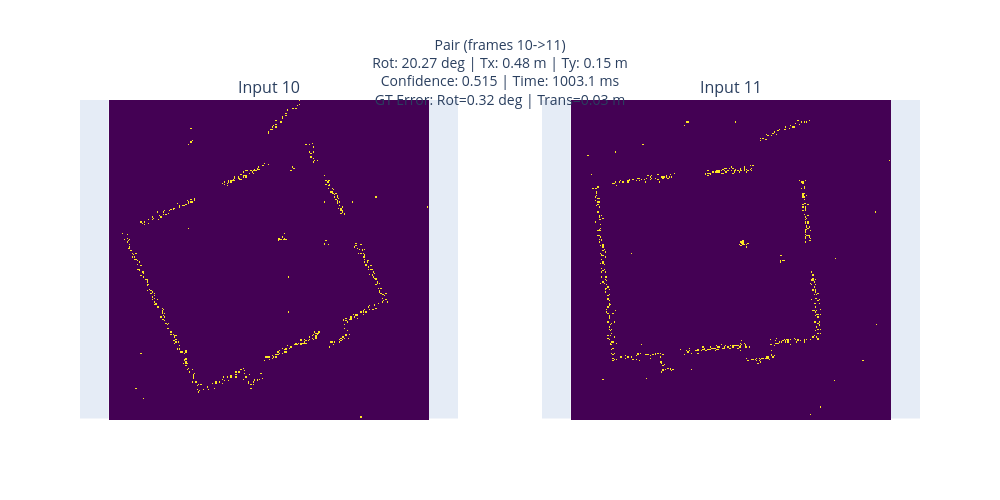

The code cell stored with this chart in its notebook:
### Code cell
if img1 is not None and img2 is not None and meta_df is not None and len(meta_df) > 0:
    title = (f"Pair (frames {frame1}->{frame2})<br>"
             f"Rot: {meta['rot_angle_deg']:.2f} deg | Tx: {meta['tx_m']:.2f} m | Ty: {meta['ty_m']:.2f} m<br>"
             f"Confidence: {meta['confidence']:.3f} | Time: {meta['time_ms']:.1f} ms<br>"
             f"GT Error: Rot={meta['gt_rot_err_deg']:.2f} deg | Trans={meta['gt_trans_err_m']:.2f} m")

    fig = make_subplots(rows=1, cols=2,
                        subplot_titles=(f"Input {frame1}", f"Input {frame2}"),
                        specs=[[{"type": "heatmap"}, {"type": "heatmap"}]],
                        horizontal_spacing=0.1)
    fig.add_trace(go.Heatmap(z=_norm(img1), colorscale="Viridis", showscale=False), row=1, col=1)
    fig.add_trace(go.Heatmap(z=_norm(img2), colorscale="Viridis", showscale=False), row=1, col=2)
    fig.update_layout(height=500, width=1000, title_text=title, title_font_size=14, title_x=0.5)
    fig.update_xaxes(showticklabels=False, showgrid=False)
    fig.update_yaxes(showticklabels=False, showgrid=False)
    fig.update_yaxes(scaleanchor="x", scaleratio=1, row=1, col=1)
    fig.update_yaxes(scaleanchor="x2", scaleratio=1, row=1, col=2)
    fig.show()
else:
    print("Cannot display: missing data files.")

### Figure 1 — Plotly figure (JSON) as saved in the notebook; plotly's stock layout.template omitted (floating-point values rounded to 4 significant figures; data arrays with more than 128 entries replaced by an {"elided": "..."} marker saying what was removed)
{"data": [{"colorscale": [[0, "#440154"], [0.1111, "#482878"], [0.2222, "#3e4989"], [0.3333, "#31688e"], [0.4444, "#26828e"], [0.5556, "#1f9e89"], [0.6667, "#35b779"], [0.7778, "#6ece58"], [0.8889, "#b5de2b"], [1, "#fde725"]], "showscale": false, "type": "heatmap", "xaxis": "x", "yaxis": "y", "z": {"elided": "256x256 float values"}}, {"colorscale": [[0, "#440154"], [0.1111, "#482878"], [0.2222, "#3e4989"], [0.3333, "#31688e"], [0.4444, "#26828e"], [0.5556, "#1f9e89"], [0.6667, "#35b779"], [0.7778, "#6ece58"], [0.8889, "#b5de2b"], [1, "#fde725"]], "showscale": false, "type": "heatmap", "xaxis": "x2", "yaxis": "y2", "z": {"elided": "256x256 float values"}}], "layout": {"annotations": [{"font": {"size": 16}, "showarrow": false, "text": "Input 10", "x": 0.225, "xanchor": "center", "xref": "paper", "y": 1, "yanchor": "bottom", "yref": "paper"}, {"font": {"size": 16}, "showarrow": false, "text": "Input 11", "x": 0.775, "xanchor": "center", "xref": "paper", "y": 1, "yanchor": "bottom", "yref": "paper"}], "height": 500, "title": {"font": {"size": 14}, "text": "Pair (frames 10->11)<br>Rot: 20.27 deg | Tx: 0.48 m | Ty: 0.15 m<br>Confidence: 0.515 | Time: 1003.1 ms<br>GT Error: Rot=0.32 deg | Trans=0.03 m", "x": 0.5}, "width": 1000, "xaxis": {"anchor": "y", "domain": [0, 0.45], "showgrid": false, "showticklabels": false}, "xaxis2": {"anchor": "y2", "domain": [0.55, 1], "showgrid": false, "showticklabels": false}, "yaxis": {"anchor": "x", "domain": [0, 1], "scaleanchor": "x", "scaleratio": 1, "showgrid": false, "showticklabels": false}, "yaxis2": {"anchor": "x2", "domain": [0, 1], "scaleanchor": "x2", "scaleratio": 1, "showgrid": false, "showticklabels": false}}}
